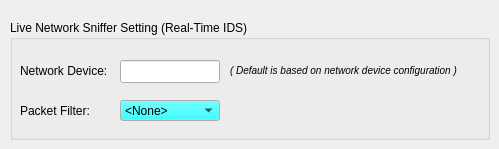
   <widget class="QWidget" name="widget">
    <property name="name" stdset="0">
     <cstring>tab</cstring>
    </property>
    <attribute name="title">
     <string>Real-Time IDS Data</string>
    </attribute>
    <widget class="QGroupBox" name="groupBox">
     <property name="geometry">
      <rect>
       <x>10</x>
       <y>20</y>
       <width>480</width>
       <height>120</height>
      </rect>
     </property>
     <property name="palette">
      <palette>
       <active>
        <colorrole role="WindowText">
         <brush brushstyle="SolidPattern">
          <color alpha="255">
           <red>0</red>
           <green>0</green>
           <blue>0</blue>
          </color>
         </brush>
        </colorrole>
        <colorrole role="Button">
         <brush brushstyle="SolidPattern">
          <color alpha="255">
           <red>0</red>
           <green>255</green>
           <blue>255</blue>
          </color>
         </brush>
        </colorrole>
        <colorrole role="Light">
         <brush brushstyle="SolidPattern">
          <color alpha="255">
           <red>127</red>
           <green>255</green>
           <blue>255</blue>
          </color>
         </brush>
        </colorrole>
        <colorrole role="Midlight">
         <brush brushstyle="SolidPattern">
          <color alpha="255">
           <red>63</red>
           <green>255</green>
           <blue>255</blue>
          </color>
         </brush>
        </colorrole>
        <colorrole role="Dark">
         <brush brushstyle="SolidPattern">
          <color alpha="255">
           <red>0</red>
           <green>127</green>
           <blue>127</blue>
          </color>
         </brush>
        </colorrole>
        <colorrole role="Mid">
         <brush brushstyle="SolidPattern">
          <color alpha="255">
           <red>0</red>
           <green>170</green>
           <blue>170</blue>
          </color>
         </brush>
        </colorrole>
        <colorrole role="Text">
         <brush brushstyle="SolidPattern">
          <color alpha="255">
           <red>0</red>
           <green>0</green>
           <blue>0</blue>
          </color>
         </brush>
        </colorrole>
        <colorrole role="BrightText">
         <brush brushstyle="SolidPattern">
          <color alpha="255">
           <red>255</red>
           <green>255</green>
           <blue>255</blue>
          </color>
         </brush>
        </colorrole>
        <colorrole role="ButtonText">
         <brush brushstyle="SolidPattern">
          <color alpha="255">
           <red>0</red>
           <green>0</green>
           <blue>0</blue>
          </color>
         </brush>
        </colorrole>
        <colorrole role="Base">
         <brush brushstyle="SolidPattern">
          <color alpha="255">
           <red>255</red>
           <green>255</green>
           <blue>255</blue>
          </color>
         </brush>
        </colorrole>
        <colorrole role="Window">
         <brush brushstyle="SolidPattern">
          <color alpha="255">
           <red>241</red>
           <green>241</green>
           <blue>241</blue>
          </color>
         </brush>
        </colorrole>
        <colorrole role="Shadow">
         <brush brushstyle="SolidPattern">
          <color alpha="255">
           <red>0</red>
           <green>0</green>
           <blue>0</blue>
          </color>
         </brush>
        </colorrole>
        <colorrole role="Highlight">
         <brush brushstyle="SolidPattern">
          <color alpha="255">
           <red>0</red>
           <green>0</green>
           <blue>128</blue>
          </color>
         </brush>
        </colorrole>
        <colorrole role="HighlightedText">
         <brush brushstyle="SolidPattern">
          <color alpha="255">
           <red>255</red>
           <green>255</green>
           <blue>255</blue>
          </color>
         </brush>
        </colorrole>
        <colorrole role="Link">
         <brush brushstyle="SolidPattern">
          <color alpha="255">
           <red>0</red>
           <green>0</green>
           <blue>0</blue>
          </color>
         </brush>
        </colorrole>
        <colorrole role="LinkVisited">
         <brush brushstyle="SolidPattern">
          <color alpha="255">
           <red>0</red>
           <green>0</green>
           <blue>0</blue>
          </color>
         </brush>
        </colorrole>
       </active>
       <inactive>
        <colorrole role="WindowText">
         <brush brushstyle="SolidPattern">
          <color alpha="255">
           <red>0</red>
           <green>0</green>
           <blue>0</blue>
          </color>
         </brush>
        </colorrole>
        <colorrole role="Button">
         <brush brushstyle="SolidPattern">
          <color alpha="255">
           <red>0</red>
           <green>255</green>
           <blue>255</blue>
          </color>
         </brush>
        </colorrole>
        <colorrole role="Light">
         <brush brushstyle="SolidPattern">
          <color alpha="255">
           <red>127</red>
           <green>255</green>
           <blue>255</blue>
          </color>
         </brush>
        </colorrole>
        <colorrole role="Midlight">
         <brush brushstyle="SolidPattern">
          <color alpha="255">
           <red>38</red>
           <green>255</green>
           <blue>255</blue>
          </color>
         </brush>
        </colorrole>
        <colorrole role="Dark">
         <brush brushstyle="SolidPattern">
          <color alpha="255">
           <red>0</red>
           <green>127</green>
           <blue>127</blue>
          </color>
         </brush>
        </colorrole>
        <colorrole role="Mid">
         <brush brushstyle="SolidPattern">
          <color alpha="255">
           <red>0</red>
           <green>170</green>
           <blue>170</blue>
          </color>
         </brush>
        </colorrole>
        <colorrole role="Text">
         <brush brushstyle="SolidPattern">
          <color alpha="255">
           <red>0</red>
           <green>0</green>
           <blue>0</blue>
          </color>
         </brush>
        </colorrole>
        <colorrole role="BrightText">
         <brush brushstyle="SolidPattern">
          <color alpha="255">
           <red>255</red>
           <green>255</green>
           <blue>255</blue>
          </color>
         </brush>
        </colorrole>
        <colorrole role="ButtonText">
         <brush brushstyle="SolidPattern">
          <color alpha="255">
           <red>0</red>
           <green>0</green>
           <blue>0</blue>
          </color>
         </brush>
        </colorrole>
        <colorrole role="Base">
         <brush brushstyle="SolidPattern">
          <color alpha="255">
           <red>255</red>
           <green>255</green>
           <blue>255</blue>
          </color>
         </brush>
        </colorrole>
        <colorrole role="Window">
         <brush brushstyle="SolidPattern">
          <color alpha="255">
           <red>241</red>
           <green>241</green>
           <blue>241</blue>
          </color>
         </brush>
        </colorrole>
        <colorrole role="Shadow">
         <brush brushstyle="SolidPattern">
          <color alpha="255">
           <red>0</red>
           <green>0</green>
           <blue>0</blue>
          </color>
         </brush>
        </colorrole>
        <colorrole role="Highlight">
         <brush brushstyle="SolidPattern">
          <color alpha="255">
           <red>0</red>
           <green>0</green>
           <blue>128</blue>
          </color>
         </brush>
        </colorrole>
        <colorrole role="HighlightedText">
         <brush brushstyle="SolidPattern">
          <color alpha="255">
           <red>255</red>
           <green>255</green>
           <blue>255</blue>
          </color>
         </brush>
        </colorrole>
        <colorrole role="Link">
         <brush brushstyle="SolidPattern">
          <color alpha="255">
           <red>0</red>
           <green>0</green>
           <blue>192</blue>
          </color>
         </brush>
        </colorrole>
        <colorrole role="LinkVisited">
         <brush brushstyle="SolidPattern">
          <color alpha="255">
           <red>128</red>
           <green>0</green>
           <blue>128</blue>
          </color>
         </brush>
        </colorrole>
       </inactive>
       <disabled>
        <colorrole role="WindowText">
         <brush brushstyle="SolidPattern">
          <color alpha="255">
           <red>128</red>
           <green>128</green>
           <blue>128</blue>
          </color>
         </brush>
        </colorrole>
        <colorrole role="Button">
         <brush brushstyle="SolidPattern">
          <color alpha="255">
           <red>0</red>
           <green>255</green>
           <blue>255</blue>
          </color>
         </brush>
        </colorrole>
        <colorrole role="Light">
         <brush brushstyle="SolidPattern">
          <color alpha="255">
           <red>127</red>
           <green>255</green>
           <blue>255</blue>
          </color>
         </brush>
        </colorrole>
        <colorrole role="Midlight">
         <brush brushstyle="SolidPattern">
          <color alpha="255">
           <red>38</red>
           <green>255</green>
           <blue>255</blue>
          </color>
         </brush>
        </colorrole>
        <colorrole role="Dark">
         <brush brushstyle="SolidPattern">
          <color alpha="255">
           <red>0</red>
           <green>127</green>
           <blue>127</blue>
          </color>
         </brush>
        </colorrole>
        <colorrole role="Mid">
         <brush brushstyle="SolidPattern">
          <color alpha="255">
           <red>0</red>
           <green>170</green>
           <blue>170</blue>
          </color>
         </brush>
        </colorrole>
        <colorrole role="Text">
         <brush brushstyle="SolidPattern">
          <color alpha="255">
           <red>128</red>
           <green>128</green>
           <blue>128</blue>
          </color>
         </brush>
        </colorrole>
        <colorrole role="BrightText">
         <brush brushstyle="SolidPattern">
          <color alpha="255">
           <red>255</red>
           <green>255</green>
           <blue>255</blue>
          </color>
         </brush>
        </colorrole>
        <colorrole role="ButtonText">
         <brush brushstyle="SolidPattern">
          <color alpha="255">
           <red>128</red>
           <green>128</green>
           <blue>128</blue>
          </color>
         </brush>
        </colorrole>
        <colorrole role="Base">
         <brush brushstyle="SolidPattern">
          <color alpha="255">
           <red>255</red>
           <green>255</green>
           <blue>255</blue>
          </color>
         </brush>
        </colorrole>
        <colorrole role="Window">
         <brush brushstyle="SolidPattern">
          <color alpha="255">
           <red>241</red>
           <green>241</green>
           <blue>241</blue>
          </color>
         </brush>
        </colorrole>
        <colorrole role="Shadow">
         <brush brushstyle="SolidPattern">
          <color alpha="255">
           <red>0</red>
           <green>0</green>
           <blue>0</blue>
          </color>
         </brush>
        </colorrole>
        <colorrole role="Highlight">
         <brush brushstyle="SolidPattern">
          <color alpha="255">
           <red>0</red>
           <green>0</green>
           <blue>128</blue>
          </color>
         </brush>
        </colorrole>
        <colorrole role="HighlightedText">
         <brush brushstyle="SolidPattern">
          <color alpha="255">
           <red>255</red>
           <green>255</green>
           <blue>255</blue>
          </color>
         </brush>
        </colorrole>
        <colorrole role="Link">
         <brush brushstyle="SolidPattern">
          <color alpha="255">
           <red>0</red>
           <green>0</green>
           <blue>192</blue>
          </color>
         </brush>
        </colorrole>
        <colorrole role="LinkVisited">
         <brush brushstyle="SolidPattern">
          <color alpha="255">
           <red>128</red>
           <green>0</green>
           <blue>128</blue>
          </color>
         </brush>
        </colorrole>
       </disabled>
      </palette>
     </property>
     <property name="title">
      <string>Live Network Sniffer Setting (Real-Time IDS)</string>
     </property>
     <property name="name" stdset="0">
      <cstring>grpSnifferSetting</cstring>
     </property>
     <widget class="QLabel" name="label">
      <property name="geometry">
       <rect>
        <x>10</x>
        <y>80</y>
        <width>82</width>
        <height>21</height>
       </rect>
      </property>
      <property name="text">
       <string>Packet Filter:</string>
      </property>
      <property name="name" stdset="0">
       <cstring>lblPacketFilter</cstring>
      </property>
     </widget>
     <widget class="QLabel" name="label">
      <property name="geometry">
       <rect>
        <x>10</x>
        <y>40</y>
        <width>96</width>
        <height>21</height>
       </rect>
      </property>
      <property name="text">
       <string>Network Device:</string>
      </property>
      <property name="name" stdset="0">
       <cstring>lblNetworkDevice</cstring>
      </property>
     </widget>
     <widget class="QLabel" name="label">
      <property name="geometry">
       <rect>
        <x>220</x>
        <y>40</y>
        <width>249</width>
        <height>21</height>
       </rect>
      </property>
      <property name="text">
       <string>&lt;font size=&quot;-1&quot;&gt;&lt;i&gt;( Default is based on network device configuration )&lt;/i&gt;&lt;/font&gt;</string>
      </property>
      <property name="name" stdset="0">
       <cstring>textLabel4_2</cstring>
      </property>
     </widget>
     <widget class="QLineEdit" name="lineEdit">
      <property name="geometry">
       <rect>
        <x>110</x>
        <y>40</y>
        <width>100</width>
        <height>23</height>
       </rect>
      </property>
      <property name="palette">
       <palette>
        <active>
         <colorrole role="WindowText">
          <brush brushstyle="SolidPattern">
           <color alpha="255">
            <red>0</red>
            <green>0</green>
            <blue>0</blue>
           </color>
          </brush>
         </colorrole>
         <colorrole role="Button">
          <brush brushstyle="SolidPattern">
           <color alpha="255">
            <red>0</red>
            <green>0</green>
            <blue>0</blue>
           </color>
          </brush>
         </colorrole>
         <colorrole role="Light">
          <brush brushstyle="SolidPattern">
           <color alpha="255">
            <red>0</red>
            <green>0</green>
            <blue>0</blue>
           </color>
          </brush>
         </colorrole>
         <colorrole role="Midlight">
          <brush brushstyle="SolidPattern">
           <color alpha="255">
            <red>0</red>
            <green>0</green>
            <blue>0</blue>
           </color>
          </brush>
         </colorrole>
         <colorrole role="Dark">
          <brush brushstyle="SolidPattern">
           <color alpha="255">
            <red>0</red>
            <green>0</green>
            <blue>0</blue>
           </color>
          </brush>
         </colorrole>
         <colorrole role="Mid">
          <brush brushstyle="SolidPattern">
           <color alpha="255">
            <red>0</red>
            <green>0</green>
            <blue>0</blue>
           </color>
          </brush>
         </colorrole>
         <colorrole role="Text">
          <brush brushstyle="SolidPattern">
           <color alpha="255">
            <red>0</red>
            <green>0</green>
            <blue>0</blue>
           </color>
          </brush>
         </colorrole>
         <colorrole role="BrightText">
          <brush brushstyle="SolidPattern">
           <color alpha="255">
            <red>255</red>
            <green>255</green>
            <blue>255</blue>
           </color>
          </brush>
         </colorrole>
         <colorrole role="ButtonText">
          <brush brushstyle="SolidPattern">
           <color alpha="255">
            <red>0</red>
            <green>0</green>
            <blue>0</blue>
           </color>
          </brush>
         </colorrole>
         <colorrole role="Base">
          <brush brushstyle="SolidPattern">
           <color alpha="255">
            <red>255</red>
            <green>255</green>
            <blue>255</blue>
           </color>
          </brush>
         </colorrole>
         <colorrole role="Window">
          <brush brushstyle="SolidPattern">
           <color alpha="255">
            <red>241</red>
            <green>241</green>
            <blue>241</blue>
           </color>
          </brush>
         </colorrole>
         <colorrole role="Shadow">
          <brush brushstyle="SolidPattern">
           <color alpha="255">
            <red>0</red>
            <green>0</green>
            <blue>0</blue>
           </color>
          </brush>
         </colorrole>
         <colorrole role="Highlight">
          <brush brushstyle="SolidPattern">
           <color alpha="255">
            <red>0</red>
            <green>0</green>
            <blue>128</blue>
           </color>
          </brush>
         </colorrole>
         <colorrole role="HighlightedText">
          <brush brushstyle="SolidPattern">
           <color alpha="255">
            <red>255</red>
            <green>255</green>
            <blue>255</blue>
           </color>
          </brush>
         </colorrole>
         <colorrole role="Link">
          <brush brushstyle="SolidPattern">
           <color alpha="255">
            <red>0</red>
            <green>0</green>
            <blue>0</blue>
           </color>
          </brush>
         </colorrole>
         <colorrole role="LinkVisited">
          <brush brushstyle="SolidPattern">
           <color alpha="255">
            <red>0</red>
            <green>0</green>
            <blue>0</blue>
           </color>
          </brush>
         </colorrole>
        </active>
        <inactive>
         <colorrole role="WindowText">
          <brush brushstyle="SolidPattern">
           <color alpha="255">
            <red>0</red>
            <green>0</green>
            <blue>0</blue>
           </color>
          </brush>
         </colorrole>
         <colorrole role="Button">
          <brush brushstyle="SolidPattern">
           <color alpha="255">
            <red>0</red>
            <green>0</green>
            <blue>0</blue>
           </color>
          </brush>
         </colorrole>
         <colorrole role="Light">
          <brush brushstyle="SolidPattern">
           <color alpha="255">
            <red>0</red>
            <green>0</green>
            <blue>0</blue>
           </color>
          </brush>
         </colorrole>
         <colorrole role="Midlight">
          <brush brushstyle="SolidPattern">
           <color alpha="255">
            <red>0</red>
            <green>0</green>
            <blue>0</blue>
           </color>
          </brush>
         </colorrole>
         <colorrole role="Dark">
          <brush brushstyle="SolidPattern">
           <color alpha="255">
            <red>0</red>
            <green>0</green>
            <blue>0</blue>
           </color>
          </brush>
         </colorrole>
         <colorrole role="Mid">
          <brush brushstyle="SolidPattern">
           <color alpha="255">
            <red>0</red>
            <green>0</green>
            <blue>0</blue>
           </color>
          </brush>
         </colorrole>
         <colorrole role="Text">
          <brush brushstyle="SolidPattern">
           <color alpha="255">
            <red>0</red>
            <green>0</green>
            <blue>0</blue>
           </color>
          </brush>
         </colorrole>
         <colorrole role="BrightText">
          <brush brushstyle="SolidPattern">
           <color alpha="255">
            <red>255</red>
            <green>255</green>
            <blue>255</blue>
           </color>
          </brush>
         </colorrole>
         <colorrole role="ButtonText">
          <brush brushstyle="SolidPattern">
           <color alpha="255">
            <red>0</red>
            <green>0</green>
            <blue>0</blue>
           </color>
          </brush>
         </colorrole>
         <colorrole role="Base">
          <brush brushstyle="SolidPattern">
           <color alpha="255">
            <red>255</red>
            <green>255</green>
            <blue>255</blue>
           </color>
          </brush>
         </colorrole>
         <colorrole role="Window">
          <brush brushstyle="SolidPattern">
           <color alpha="255">
            <red>241</red>
            <green>241</green>
            <blue>241</blue>
           </color>
          </brush>
         </colorrole>
         <colorrole role="Shadow">
          <brush brushstyle="SolidPattern">
           <color alpha="255">
            <red>0</red>
            <green>0</green>
            <blue>0</blue>
           </color>
          </brush>
         </colorrole>
         <colorrole role="Highlight">
          <brush brushstyle="SolidPattern">
           <color alpha="255">
            <red>0</red>
            <green>0</green>
            <blue>128</blue>
           </color>
          </brush>
         </colorrole>
         <colorrole role="HighlightedText">
          <brush brushstyle="SolidPattern">
           <color alpha="255">
            <red>255</red>
            <green>255</green>
            <blue>255</blue>
           </color>
          </brush>
         </colorrole>
         <colorrole role="Link">
          <brush brushstyle="SolidPattern">
           <color alpha="255">
            <red>0</red>
            <green>0</green>
            <blue>192</blue>
           </color>
          </brush>
         </colorrole>
         <colorrole role="LinkVisited">
          <brush brushstyle="SolidPattern">
           <color alpha="255">
            <red>128</red>
            <green>0</green>
            <blue>128</blue>
           </color>
          </brush>
         </colorrole>
        </inactive>
        <disabled>
         <colorrole role="WindowText">
          <brush brushstyle="SolidPattern">
           <color alpha="255">
            <red>128</red>
            <green>128</green>
            <blue>128</blue>
           </color>
          </brush>
         </colorrole>
         <colorrole role="Button">
          <brush brushstyle="SolidPattern">
           <color alpha="255">
            <red>0</red>
            <green>0</green>
            <blue>0</blue>
           </color>
          </brush>
         </colorrole>
         <colorrole role="Light">
          <brush brushstyle="SolidPattern">
           <color alpha="255">
            <red>0</red>
            <green>0</green>
            <blue>0</blue>
           </color>
          </brush>
         </colorrole>
         <colorrole role="Midlight">
          <brush brushstyle="SolidPattern">
           <color alpha="255">
            <red>0</red>
            <green>0</green>
            <blue>0</blue>
           </color>
          </brush>
         </colorrole>
         <colorrole role="Dark">
          <brush brushstyle="SolidPattern">
           <color alpha="255">
            <red>0</red>
            <green>0</green>
            <blue>0</blue>
           </color>
          </brush>
         </colorrole>
         <colorrole role="Mid">
          <brush brushstyle="SolidPattern">
           <color alpha="255">
            <red>0</red>
            <green>0</green>
            <blue>0</blue>
           </color>
          </brush>
         </colorrole>
         <colorrole role="Text">
          <brush brushstyle="SolidPattern">
           <color alpha="255">
            <red>128</red>
            <green>128</green>
            <blue>128</blue>
           </color>
          </brush>
         </colorrole>
         <colorrole role="BrightText">
          <brush brushstyle="SolidPattern">
           <color alpha="255">
            <red>255</red>
            <green>255</green>
            <blue>255</blue>
           </color>
          </brush>
         </colorrole>
         <colorrole role="ButtonText">
          <brush brushstyle="SolidPattern">
           <color alpha="255">
            <red>128</red>
            <green>128</green>
            <blue>128</blue>
           </color>
          </brush>
         </colorrole>
         <colorrole role="Base">
          <brush brushstyle="SolidPattern">
           <color alpha="255">
            <red>255</red>
            <green>255</green>
            <blue>255</blue>
           </color>
          </brush>
         </colorrole>
         <colorrole role="Window">
          <brush brushstyle="SolidPattern">
           <color alpha="255">
            <red>241</red>
            <green>241</green>
            <blue>241</blue>
           </color>
          </brush>
         </colorrole>
         <colorrole role="Shadow">
          <brush brushstyle="SolidPattern">
           <color alpha="255">
            <red>0</red>
            <green>0</green>
            <blue>0</blue>
           </color>
          </brush>
         </colorrole>
         <colorrole role="Highlight">
          <brush brushstyle="SolidPattern">
           <color alpha="255">
            <red>0</red>
            <green>0</green>
            <blue>128</blue>
           </color>
          </brush>
         </colorrole>
         <colorrole role="HighlightedText">
          <brush brushstyle="SolidPattern">
           <color alpha="255">
            <red>255</red>
            <green>255</green>
            <blue>255</blue>
           </color>
          </brush>
         </colorrole>
         <colorrole role="Link">
          <brush brushstyle="SolidPattern">
           <color alpha="255">
            <red>0</red>
            <green>0</green>
            <blue>192</blue>
           </color>
          </brush>
         </colorrole>
         <colorrole role="LinkVisited">
          <brush brushstyle="SolidPattern">
           <color alpha="255">
            <red>128</red>
            <green>0</green>
            <blue>128</blue>
           </color>
          </brush>
         </colorrole>
        </disabled>
       </palette>
      </property>
      <property name="name" stdset="0">
       <cstring>txtNetworkDevice</cstring>
      </property>
     </widget>
     <widget class="QComboBox" name="comboBox">
      <property name="geometry">
       <rect>
        <x>110</x>
        <y>80</y>
        <width>100</width>
        <height>21</height>
       </rect>
      </property>
      <property name="name" stdset="0">
       <cstring>cmbPacketFilter</cstring>
      </property>
      <item>
       <property name="text">
        <string>&lt;None&gt;</string>
       </property>
      </item>
      <item>
       <property name="text">
        <string>IP</string>
       </property>
      </item>
      <item>
       <property name="text">
        <string>TCP</string>
       </property>
      </item>
      <item>
       <property name="text">
        <string>UDP</string>
       </property>
      </item>
      <item>
       <property name="text">
        <string>ICMP</string>
       </property>
      </item>
     </widget>
    </widget>
   </widget>
